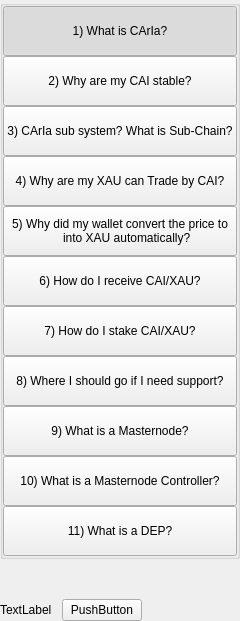
         <widget class="QWidget" name="left" native="true">
          <layout class="QVBoxLayout" name="verticalLayout_3">
           <property name="leftMargin">
            <number>0</number>
           </property>
           <property name="topMargin">
            <number>0</number>
           </property>
           <property name="rightMargin">
            <number>0</number>
           </property>
           <property name="bottomMargin">
            <number>0</number>
           </property>
           <item>
            <layout class="QVBoxLayout" name="verticalLayout_2">
             <property name="spacing">
              <number>0</number>
             </property>
             <item>
              <widget class="QWidget" name="containerButtons" native="true">
               <layout class="QVBoxLayout" name="verticalLayout">
                <property name="spacing">
                 <number>0</number>
                </property>
                <property name="leftMargin">
                 <number>0</number>
                </property>
                <property name="topMargin">
                 <number>0</number>
                </property>
                <property name="rightMargin">
                 <number>0</number>
                </property>
                <property name="bottomMargin">
                 <number>0</number>
                </property>
                <item>
                 <widget class="QGroupBox" name="groupBox">
                  <property name="title">
                   <string/>
                  </property>
                  <layout class="QVBoxLayout" name="verticalLayout_9">
                   <property name="spacing">
                    <number>0</number>
                   </property>
                   <property name="leftMargin">
                    <number>0</number>
                   </property>
                   <property name="topMargin">
                    <number>0</number>
                   </property>
                   <property name="rightMargin">
                    <number>0</number>
                   </property>
                   <property name="bottomMargin">
                    <number>0</number>
                   </property>
                   <item>
                    <widget class="QPushButton" name="pushButtonFaq1">
                     <property name="minimumSize">
                      <size>
                       <width>0</width>
                       <height>50</height>
                      </size>
                     </property>
                     <property name="maximumSize">
                      <size>
                       <width>16777215</width>
                       <height>50</height>
                      </size>
                     </property>
                     <property name="focusPolicy">
                      <enum>Qt::NoFocus</enum>
                     </property>
                     <property name="text">
                      <string>1) What is CArIa?</string>
                     </property>
                     <property name="checkable">
                      <bool>true</bool>
                     </property>
                     <property name="checked">
                      <bool>true</bool>
                     </property>
                     <property name="autoExclusive">
                      <bool>true</bool>
                     </property>
                    </widget>
                   </item>
                   <item>
                    <widget class="QPushButton" name="pushButtonFaq2">
                     <property name="minimumSize">
                      <size>
                       <width>0</width>
                       <height>50</height>
                      </size>
                     </property>
                     <property name="maximumSize">
                      <size>
                       <width>16777215</width>
                       <height>50</height>
                      </size>
                     </property>
                     <property name="focusPolicy">
                      <enum>Qt::NoFocus</enum>
                     </property>
                     <property name="text">
                      <string>2) Why are my CAI stable?</string>
                     </property>
                     <property name="checkable">
                      <bool>true</bool>
                     </property>
                     <property name="autoExclusive">
                      <bool>true</bool>
                     </property>
                    </widget>
                   </item>
                   <item>
                    <widget class="QPushButton" name="pushButtonFaq3">
                     <property name="minimumSize">
                      <size>
                       <width>0</width>
                       <height>50</height>
                      </size>
                     </property>
                     <property name="maximumSize">
                      <size>
                       <width>16777215</width>
                       <height>16777215</height>
                      </size>
                     </property>
                     <property name="focusPolicy">
                      <enum>Qt::NoFocus</enum>
                     </property>
                     <property name="text">
                      <string>3) CArIa sub system? What is Sub-Chain?</string>
                     </property>
                     <property name="checkable">
                      <bool>true</bool>
                     </property>
                     <property name="autoExclusive">
                      <bool>true</bool>
                     </property>
                    </widget>
                   </item>
                   <item>
                    <widget class="QPushButton" name="pushButtonFaq4">
                     <property name="minimumSize">
                      <size>
                       <width>0</width>
                       <height>50</height>
                      </size>
                     </property>
                     <property name="maximumSize">
                      <size>
                       <width>16777215</width>
                       <height>16777215</height>
                      </size>
                     </property>
                     <property name="focusPolicy">
                      <enum>Qt::NoFocus</enum>
                     </property>
                     <property name="text">
                      <string>4) Why are my XAU can Trade by CAI?</string>
                     </property>
                     <property name="checkable">
                      <bool>true</bool>
                     </property>
                     <property name="autoExclusive">
                      <bool>true</bool>
                     </property>
                    </widget>
                   </item>
                   <item>
                    <widget class="QPushButton" name="pushButtonFaq5">
                     <property name="minimumSize">
                      <size>
                       <width>0</width>
                       <height>50</height>
                      </size>
                     </property>
                     <property name="focusPolicy">
                      <enum>Qt::NoFocus</enum>
                     </property>
                     <property name="text">
                      <string>5) Why did my wallet convert the price to
    into XAU automatically?</string>
                     </property>
                     <property name="checkable">
                      <bool>true</bool>
                     </property>
                     <property name="autoExclusive">
                      <bool>true</bool>
                     </property>
                    </widget>
                   </item>
                   <item>
                    <widget class="QPushButton" name="pushButtonFaq6">
                     <property name="minimumSize">
                      <size>
                       <width>0</width>
                       <height>50</height>
                      </size>
                     </property>
                     <property name="focusPolicy">
                      <enum>Qt::NoFocus</enum>
                     </property>
                     <property name="text">
                      <string>6) How do I receive CAI/XAU?</string>
                     </property>
                     <property name="checkable">
                      <bool>true</bool>
                     </property>
                     <property name="autoExclusive">
                      <bool>true</bool>
                     </property>
                    </widget>
                   </item>
                   <item>
                    <widget class="QPushButton" name="pushButtonFaq7">
                     <property name="minimumSize">
                      <size>
                       <width>0</width>
                       <height>50</height>
                      </size>
                     </property>
                     <property name="focusPolicy">
                      <enum>Qt::NoFocus</enum>
                     </property>
                     <property name="text">
                      <string>7) How do I stake CAI/XAU?</string>
                     </property>
                     <property name="checkable">
                      <bool>true</bool>
                     </property>
                     <property name="autoExclusive">
                      <bool>true</bool>
                     </property>
                    </widget>
                   </item>
                   <item>
                    <widget class="QPushButton" name="pushButtonFaq8">
                     <property name="minimumSize">
                      <size>
                       <width>0</width>
                       <height>50</height>
                      </size>
                     </property>
                     <property name="focusPolicy">
                      <enum>Qt::NoFocus</enum>
                     </property>
                     <property name="text">
                      <string>8) Where I should go if I need support?</string>
                     </property>
                     <property name="checkable">
                      <bool>true</bool>
                     </property>
                     <property name="autoExclusive">
                      <bool>true</bool>
                     </property>
                    </widget>
                   </item>
                   <item>
                    <widget class="QPushButton" name="pushButtonFaq9">
                     <property name="minimumSize">
                      <size>
                       <width>0</width>
                       <height>50</height>
                      </size>
                     </property>
                     <property name="focusPolicy">
                      <enum>Qt::NoFocus</enum>
                     </property>
                     <property name="text">
                      <string>9) What is a Masternode?</string>
                     </property>
                     <property name="checkable">
                      <bool>true</bool>
                     </property>
                     <property name="autoExclusive">
                      <bool>true</bool>
                     </property>
                    </widget>
                   </item>
                   <item>
                    <widget class="QPushButton" name="pushButtonFaq10">
                     <property name="minimumSize">
                      <size>
                       <width>0</width>
                       <height>50</height>
                      </size>
                     </property>
                     <property name="focusPolicy">
                      <enum>Qt::NoFocus</enum>
                     </property>
                     <property name="text">
                      <string>10) What is a Masternode Controller?</string>
                     </property>
                     <property name="checkable">
                      <bool>true</bool>
                     </property>
                     <property name="autoExclusive">
                      <bool>true</bool>
                     </property>
                    </widget>
                   </item>
                   <item>
                    <widget class="QPushButton" name="pushButtonFaq11">
                     <property name="minimumSize">
                      <size>
                       <width>0</width>
                       <height>50</height>
                      </size>
                     </property>
                     <property name="focusPolicy">
                      <enum>Qt::NoFocus</enum>
                     </property>
                     <property name="text">
                      <string>11) What is a DEP?</string>
                     </property>
                     <property name="checkable">
                      <bool>true</bool>
                     </property>
                     <property name="autoExclusive">
                      <bool>true</bool>
                     </property>
                    </widget>
                   </item>
                  </layout>
                 </widget>
                </item>
               </layout>
              </widget>
             </item>
             <item>
              <spacer name="verticalSpacer">
               <property name="orientation">
                <enum>Qt::Vertical</enum>
               </property>
               <property name="sizeHint" stdset="0">
                <size>
                 <width>20</width>
                 <height>40</height>
                </size>
               </property>
              </spacer>
             </item>
             <item>
              <layout class="QHBoxLayout" name="horizontalLayout_2">
               <item>
                <widget class="QLabel" name="labelWebLink">
                 <property name="text">
                  <string>TextLabel</string>
                 </property>
                </widget>
               </item>
               <item>
                <spacer name="horizontalSpacer_4">
                 <property name="orientation">
                  <enum>Qt::Horizontal</enum>
                 </property>
                 <property name="sizeType">
                  <enum>QSizePolicy::Minimum</enum>
                 </property>
                 <property name="sizeHint" stdset="0">
                  <size>
                   <width>10</width>
                   <height>20</height>
                  </size>
                 </property>
                </spacer>
               </item>
               <item>
                <widget class="QPushButton" name="pushButtonWebLink">
                 <property name="focusPolicy">
                  <enum>Qt::NoFocus</enum>
                 </property>
                 <property name="text">
                  <string>PushButton</string>
                 </property>
                </widget>
               </item>
               <item>
                <spacer name="horizontalSpacer_2">
                 <property name="orientation">
                  <enum>Qt::Horizontal</enum>
                 </property>
                 <property name="sizeHint" stdset="0">
                  <size>
                   <width>40</width>
                   <height>20</height>
                  </size>
                 </property>
                </spacer>
               </item>
              </layout>
             </item>
            </layout>
           </item>
          </layout>
         </widget>
